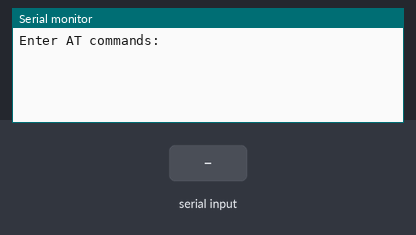
Bench run of a sketch on a simulated Arduino Mega 2560, built with avr-gcc and run on an emulated ATmega2560. Parts: the last lines printed to the serial monitor. Inputs (shaded band) come from the test bench.

Above: at 1.2 s.
1.3 s: "1" received over the second serial link
At 2.3 s:
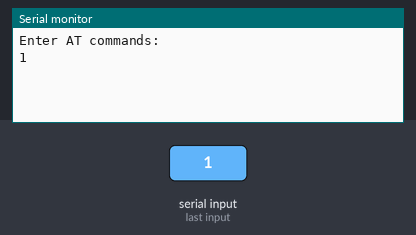
2.8 s: "0" received over the second serial link
At 3.5 s:
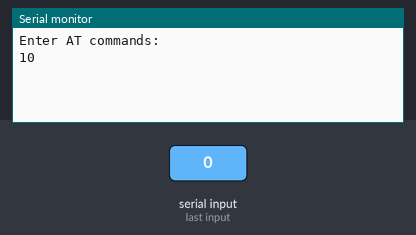

The sketch:

BluetoothSetup.ino
```cpp
// Basic Bluetooth sketch HC-06_01
// Connect the Hc-06 module and communicate using the serial monitor
//
// The HC-06 defaults to AT mode when first powered on.
// The default baud rate is 9600
// The Hc-06 requires all AT commands to be in uppercase. NL+CR MUST be added to the command string
//
// AT+NAME:BarbieSegway
// AT+PSWD="0852"
// AT+UART:115200,0,0
// AT+UART=57600,0,0 for remote programming (apparently)
// HC-06 address is 98D3:11:F86879
// HC-05 address is 0019:10:094345

// Connect the HC-06 TX to the Arduino Nano 33 IoT RX on pin 0.
// Connect the HC-06 RX to the Arduino Nano 33 IoT TX on pin 1.
//


void setup()
{
  Serial.begin(115200);
  while (!Serial);
  Serial.println("Enter AT commands:");

  // HC-06 default serial speed is 9600
  Serial1.begin(115200);
}

void loop()
{

  // Keep reading from HC-06 and send to Arduino Serial Monitor
  if (Serial1.available()) {
    Serial.write(Serial1.read());
    //digitalWrite(LED_BUILTIN, !digitalRead(LED_BUILTIN));
  }

  // Keep reading from Arduino Serial Monitor and send to HC-06
  if (Serial.available()) {
    Serial1.write(Serial.read());
  }

}
```

Measured:
- after the input at 1.3 s, the serial monitor: prints a new line at once (image 1)
- after the input at 2.8 s, the serial monitor: prints a new line at once (image 2)
